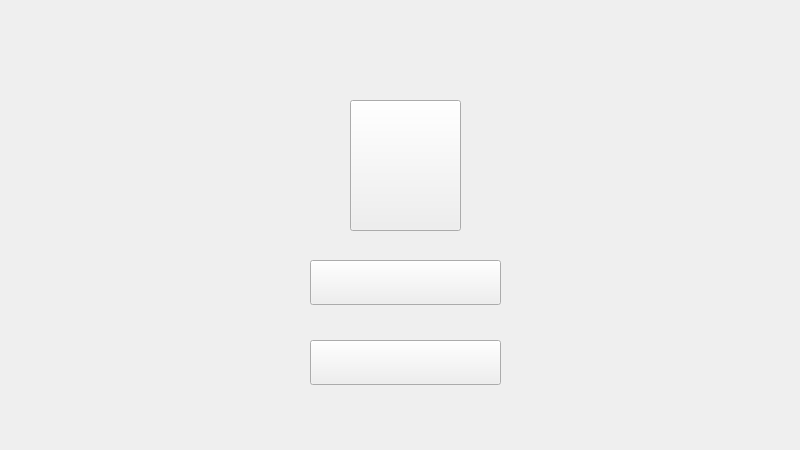
<?xml version="1.0" encoding="UTF-8"?>
<ui version="4.0">
 <class>initialprogram</class>
 <widget class="QWidget" name="initialprogram">
  <property name="geometry">
   <rect>
    <x>0</x>
    <y>0</y>
    <width>800</width>
    <height>450</height>
   </rect>
  </property>
  <property name="sizePolicy">
   <sizepolicy hsizetype="Fixed" vsizetype="Fixed">
    <horstretch>0</horstretch>
    <verstretch>0</verstretch>
   </sizepolicy>
  </property>
  <property name="minimumSize">
   <size>
    <width>0</width>
    <height>449</height>
   </size>
  </property>
  <property name="maximumSize">
   <size>
    <width>800</width>
    <height>451</height>
   </size>
  </property>
  <property name="baseSize">
   <size>
    <width>800</width>
    <height>450</height>
   </size>
  </property>
  <property name="windowTitle">
   <string>Inicio de Ságora</string>
  </property>
  <property name="windowIcon">
   <iconset theme="fronticon.png">
    <normalon>:/png/main/res/fronticon.png</normalon>
    <selectedoff>:/png/main/res/fronticon.png</selectedoff>
    <selectedon>:/png/main/res/fronticon.png</selectedon>
   </iconset>
  </property>
  <property name="windowOpacity">
   <double>1.000000000000000</double>
  </property>
  <property name="autoFillBackground">
   <bool>false</bool>
  </property>
  <property name="styleSheet">
   <string notr="true"/>
  </property>
  <layout class="QVBoxLayout" name="verticalLayout">
   <property name="spacing">
    <number>0</number>
   </property>
   <property name="sizeConstraint">
    <enum>QLayout::SetMaximumSize</enum>
   </property>
   <property name="leftMargin">
    <number>0</number>
   </property>
   <property name="topMargin">
    <number>0</number>
   </property>
   <property name="rightMargin">
    <number>0</number>
   </property>
   <property name="bottomMargin">
    <number>0</number>
   </property>
   <item>
    <widget class="QFrame" name="backgroundFrame">
     <property name="minimumSize">
      <size>
       <width>800</width>
       <height>450</height>
      </size>
     </property>
     <property name="maximumSize">
      <size>
       <width>800</width>
       <height>450</height>
      </size>
     </property>
     <property name="baseSize">
      <size>
       <width>800</width>
       <height>450</height>
      </size>
     </property>
     <property name="styleSheet">
      <string notr="true">#backgroundFrame{
border-image:  url(:/png/main/res/ui-2021/pantallainicio/fondo_2_redondeado.png);
}
</string>
     </property>
     <property name="lineWidth">
      <number>0</number>
     </property>
     <property name="midLineWidth">
      <number>0</number>
     </property>
     <widget class="QPushButton" name="client">
      <property name="geometry">
       <rect>
        <x>310</x>
        <y>260</y>
        <width>191</width>
        <height>45</height>
       </rect>
      </property>
      <property name="sizePolicy">
       <sizepolicy hsizetype="Minimum" vsizetype="Minimum">
        <horstretch>0</horstretch>
        <verstretch>0</verstretch>
       </sizepolicy>
      </property>
      <property name="maximumSize">
       <size>
        <width>200</width>
        <height>200</height>
       </size>
      </property>
      <property name="font">
       <font>
        <family>MS Shell Dlg 2</family>
       </font>
      </property>
      <property name="styleSheet">
       <string notr="true">
 #client{
	border-image: url(:/png/main/res/ui-2021/pantallainicio/Unirse_sala_blanco.png);

}
#client:hover{
	border-image: url(:/png/main/res/ui-2021/pantallainicio/Unirse_sala_gris.png);
}
#client:pressed{
	border-image: url(:/png/main/res/ui-2021/pantallainicio/Unirse_sala_rosa.png);

}

           
                                 </string>
      </property>
      <property name="text">
       <string/>
      </property>
      <property name="iconSize">
       <size>
        <width>22</width>
        <height>16</height>
       </size>
      </property>
     </widget>
     <widget class="QPushButton" name="server">
      <property name="geometry">
       <rect>
        <x>310</x>
        <y>340</y>
        <width>191</width>
        <height>45</height>
       </rect>
      </property>
      <property name="sizePolicy">
       <sizepolicy hsizetype="Minimum" vsizetype="Minimum">
        <horstretch>0</horstretch>
        <verstretch>0</verstretch>
       </sizepolicy>
      </property>
      <property name="maximumSize">
       <size>
        <width>600</width>
        <height>400</height>
       </size>
      </property>
      <property name="toolTipDuration">
       <number>-7</number>
      </property>
      <property name="layoutDirection">
       <enum>Qt::LeftToRight</enum>
      </property>
      <property name="styleSheet">
       <string notr="true">#server{
border-image:  url(:/png/main/res/ui-2021/pantallainicio/boton_crear_blanco.png);
}
#server:hover{
border-image:  url(:/png/main/res/ui-2021/pantallainicio/boton_crear_gris.png);
}
#server:pressed{
border-image:  url(:/png/main/res/ui-2021/pantallainicio/boton_crear_rosa.png);
}

                               
            

</string>
      </property>
      <property name="text">
       <string/>
      </property>
      <property name="iconSize">
       <size>
        <width>22</width>
        <height>16</height>
       </size>
      </property>
     </widget>
     <widget class="QPushButton" name="botonlogo">
      <property name="geometry">
       <rect>
        <x>350</x>
        <y>100</y>
        <width>111</width>
        <height>131</height>
       </rect>
      </property>
      <property name="styleSheet">
       <string notr="true">#botonlogo{
	border-image: url(:/png/main/res/ui-2021/pantallainicio/LOGOPrueba1.png);
}
#botonlogo:hover{
	border-image: url(:/png/main/res/ui-2021/pantallainicio/LOGOPrueba1.png);

}
#botonlogo:pressed{
	border-image: url(:/png/main/res/ui-2021/pantallainicio/LOGOPrueba1.png);
}

           
                                 </string>
      </property>
      <property name="text">
       <string/>
      </property>
     </widget>
    </widget>
   </item>
  </layout>
 </widget>
 <resources/>
 <connections/>
</ui>
